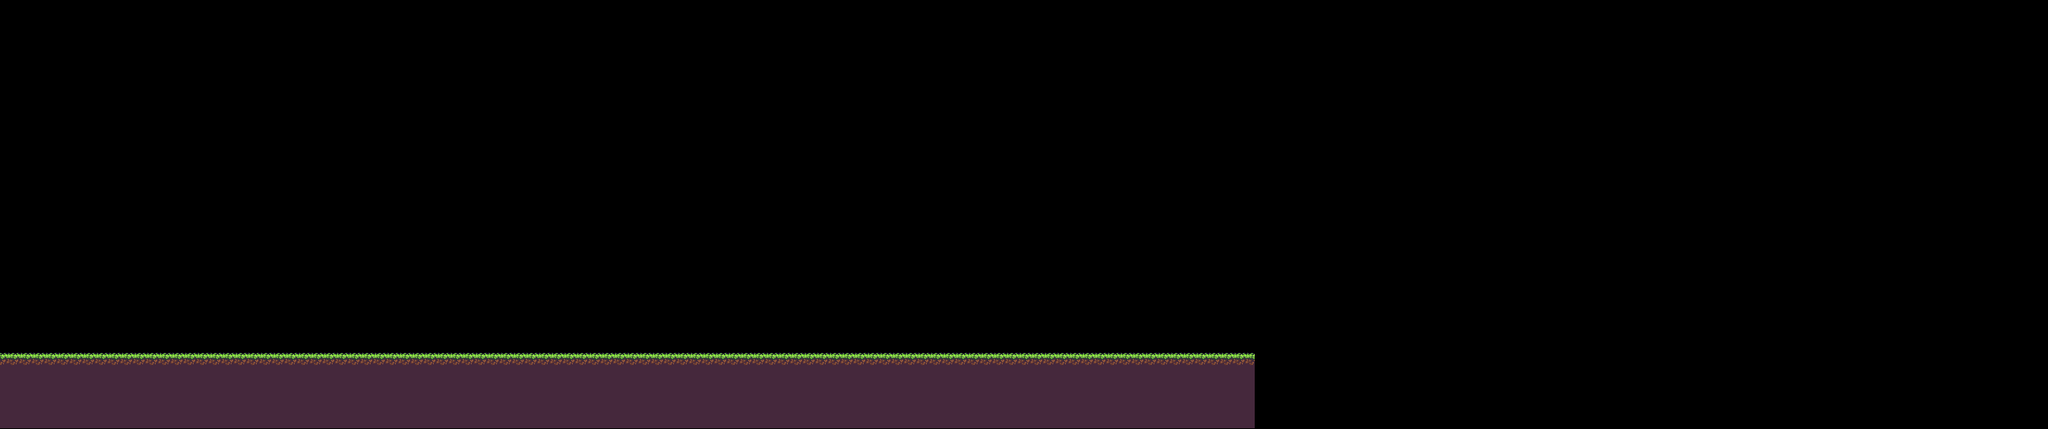

This is a level from a 2D game, rendered from its Tiled map with the project's own tilesets. A one-line summary and the map file follow, with tile-layer data summarised:
An orthogonal 162x34 tile map with 16x16 px tiles, 1 tile layer (Tile Layer 1).

<map version="1.0" tiledversion="1.0.3" orientation="orthogonal" renderorder="right-down" width="162" height="34" tilewidth="16" tileheight="16" nextobjectid="1">
 <tileset firstgid="1" name="grass" tilewidth="16" tileheight="16" tilecount="45" columns="15">
  <image source="../tiles/grass.png" width="240" height="48" />
 </tileset>
 <layer name="Tile Layer 1" width="162" height="34" offsetx="-1004.32" offsety="-1.13611">
  <data>[5508 cells, 972 non-empty, 2 distinct tile ids]</data>
 </layer>
</map>
